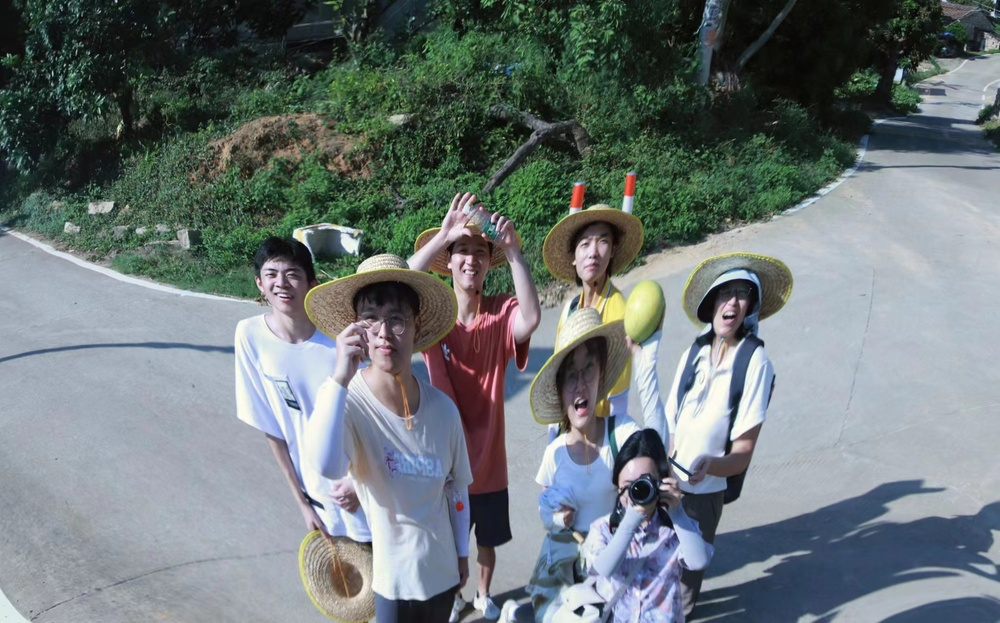
#> input picture tasks/week2-4 视觉组/视觉组第3周考核任务/image/test2.jpg, 1000 x 623 px, shrunk from 2054 x 1280 before the run, found by its file name
$ python facial_regonization.py
#> lines starting #> are read from the running program, lines starting #| are printed output that depends on the picture; after the words box and inside, x2 and y2 are one past the last pixel; in counts of white or black regions, pixels touching at a corner belong together
import cv2

# 读取照片，转换成灰度图
img1 = cv2.imread("test2.jpg")
#> img1 is the input picture: shape (623, 1000, 3); mean B, G, R 120.6, 119.4, 110.1
gray_img = cv2.cvtColor(img1, cv2.COLOR_RGB2GRAY)
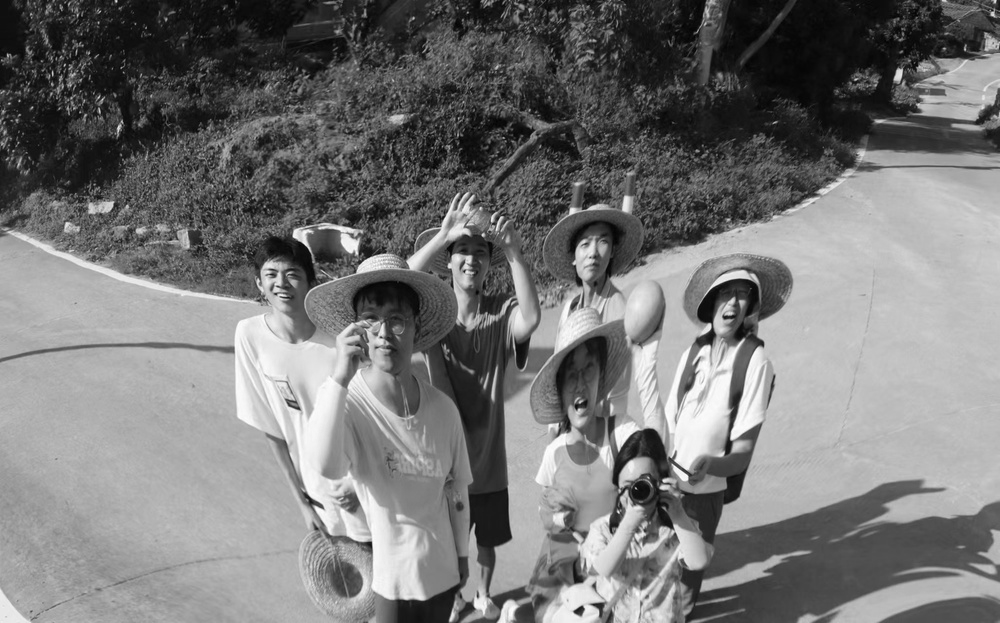
#> gray_img: shape (623, 1000); min 2, max 255, mean 118.7

# 将级联算法加载到一个变量中
face_cascade = cv2.CascadeClassifier(cv2.data.haarcascades + 'haarcascade_frontalface_default.xml')
# 读取测试图片
img = cv2.imread('test2.jpg',cv2.IMREAD_COLOR)
# 将原彩色图转换成灰度图
gray = cv2.cvtColor(img, cv2.COLOR_BGR2GRAY)
# 开始在灰度图上检测人脸，输出是人脸区域的外接矩形框
faces = face_cascade.detectMultiScale(gray, scaleFactor=1.1, minNeighbors=6)
#> faces = [[569, 227, 46, 46], [254, 253, 54, 54]]
# 遍历人脸检测结果
for (x,y,w,h) in faces:
    # 在原彩色图上画人脸矩形框
    cv2.rectangle(img,(x,y),(x+w,y+h),(0,0,255),2)
#> this loop made 2 passes
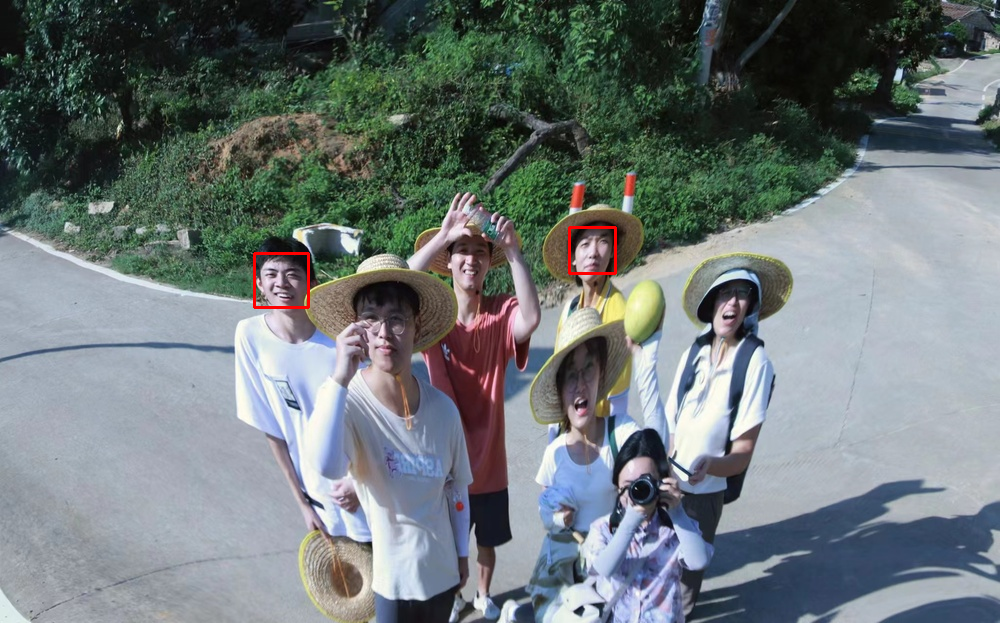
#> img: shape (623, 1000, 3); 0.19% of pixels changed, all inside (x1, y1, x2, y2) = (253, 226, 617, 309)
# 显示画好矩形框的图片
cv2.namedWindow('faces', cv2.WINDOW_AUTOSIZE)
cv2.imshow('faces',img)
cv2.imwrite("Group_img.jpg", img)
# 等待退出键
cv2.waitKey(10000)
# 销毁显示窗口
cv2.destroyAllWindows()

$ run again, with tasks/week2-4 视觉组/视觉组第3周考核任务/image/test1.jpg copied over tasks/week2-4 视觉组/视觉组第3周考核任务/image/test2.jpg
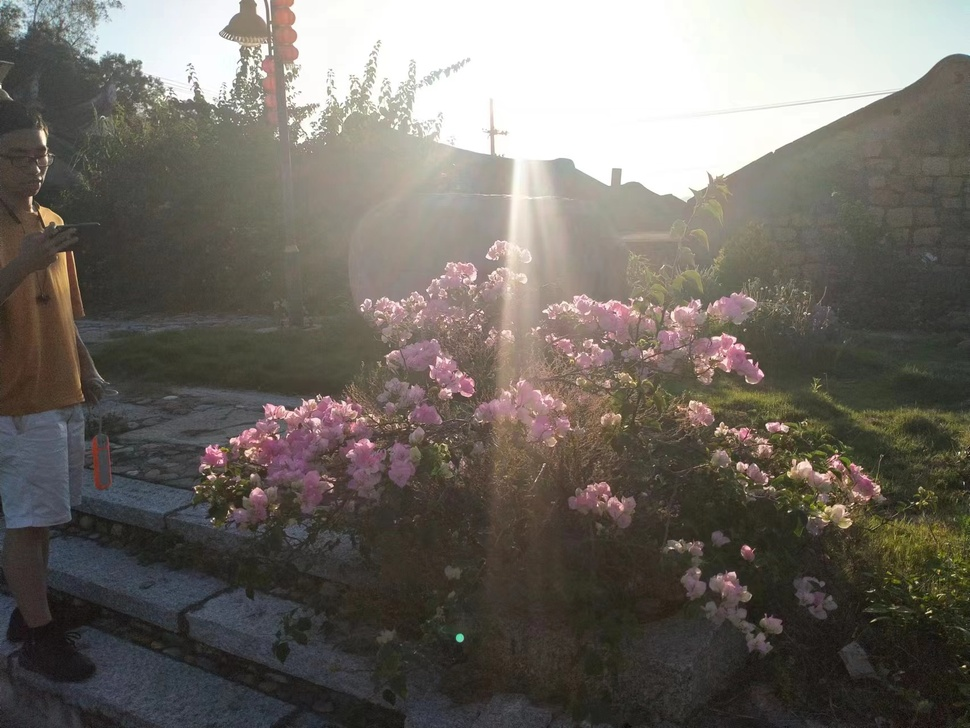
#> input picture tasks/week2-4 视觉组/视觉组第3周考核任务/image/test1.jpg, 970 x 728 px, shrunk from 1706 x 1280 before the run, found by its file name
#> img1 is the input picture: shape (728, 970, 3); mean B, G, R 100.5, 107, 112
#> `gray_img = cv2.cvtColor(img1, cv2.COLOR_RGB2GRAY)`:
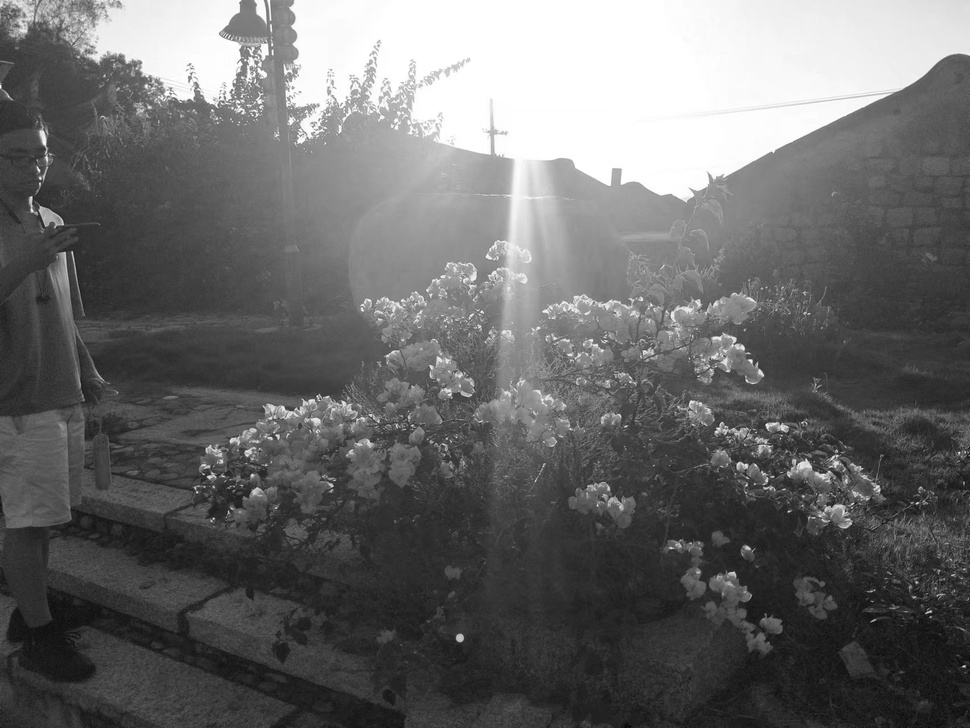
#> gray_img: shape (728, 970); min 5, max 255, mean 105.6
#> faces = ()

$ run again, with tasks/week2-4 视觉组/视觉组第3周考核任务/image/RGB.jpg copied over tasks/week2-4 视觉组/视觉组第3周考核任务/image/test2.jpg
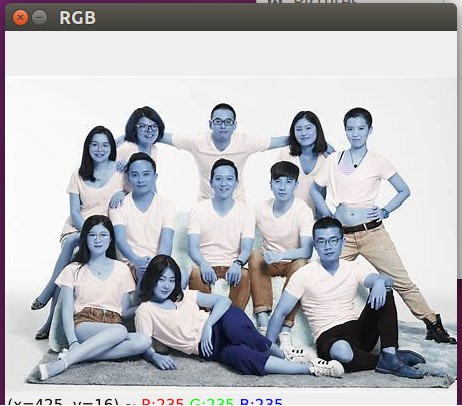
#> input picture tasks/week2-4 视觉组/视觉组第3周考核任务/image/RGB.jpg, 462 x 406 px, found by its file name
#> img1 is the input picture: shape (406, 462, 3); mean B, G, R 189.2, 184.2, 183.8
#> `gray_img = cv2.cvtColor(img1, cv2.COLOR_RGB2GRAY)`:
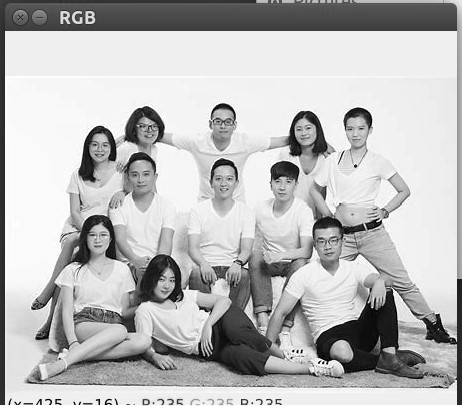
#> gray_img: shape (406, 462); min 0, max 255, mean 185.7
#> faces = [[208, 109, 31, 31], [134, 116, 27, 27], [290, 117, 28, 28], [341, 117, 30, 30], [86, 134, 28, 28], [125, 162, 32, 32], [209, 167, 30, 30], [268, 171, 29, 29], [84, 224, 29, 29], [154, 271, 26, 26], [311, 227, 33, 33]]
#> the loop `for (x,y,w,h) in faces:` made 11 passes
#> after the loop `for (x,y,w,h) in faces:`:
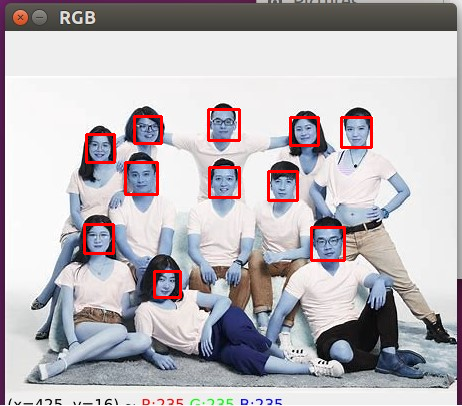
#> img: shape (406, 462, 3); 2.04% of pixels changed, all inside (x1, y1, x2, y2) = (83, 108, 373, 299)
